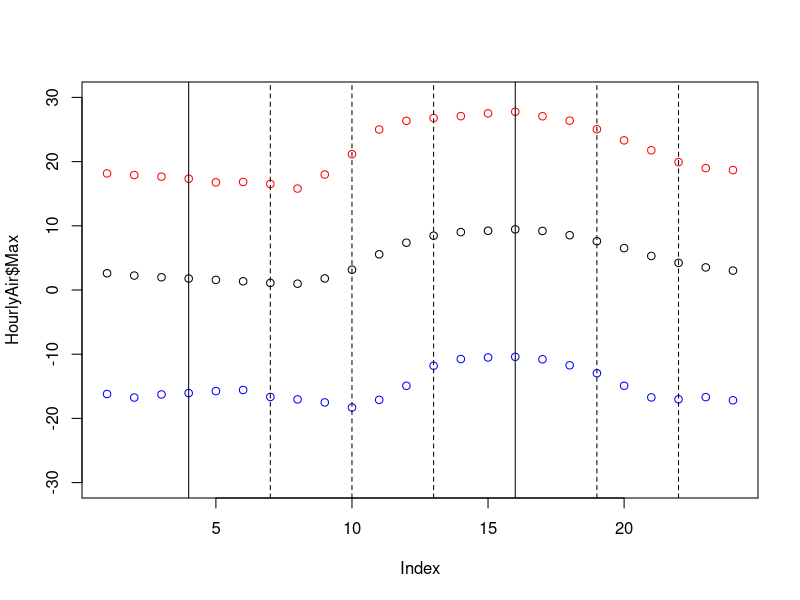
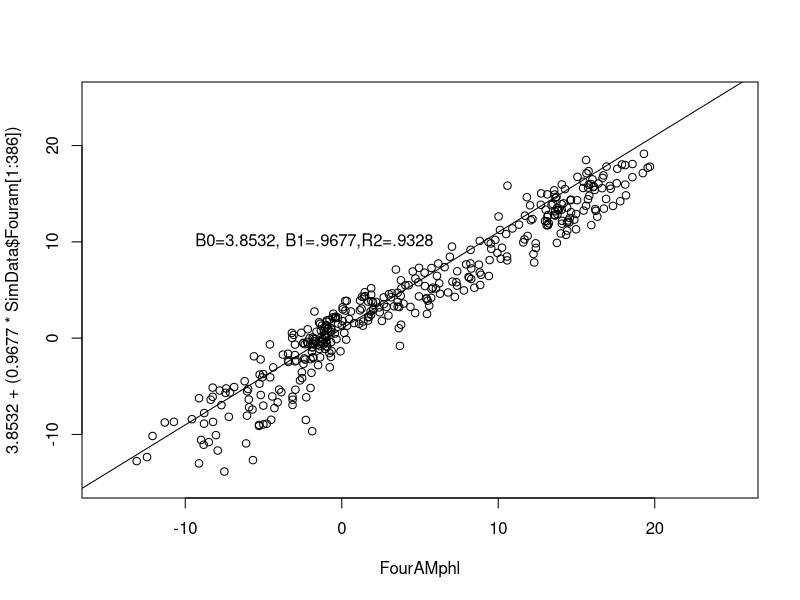
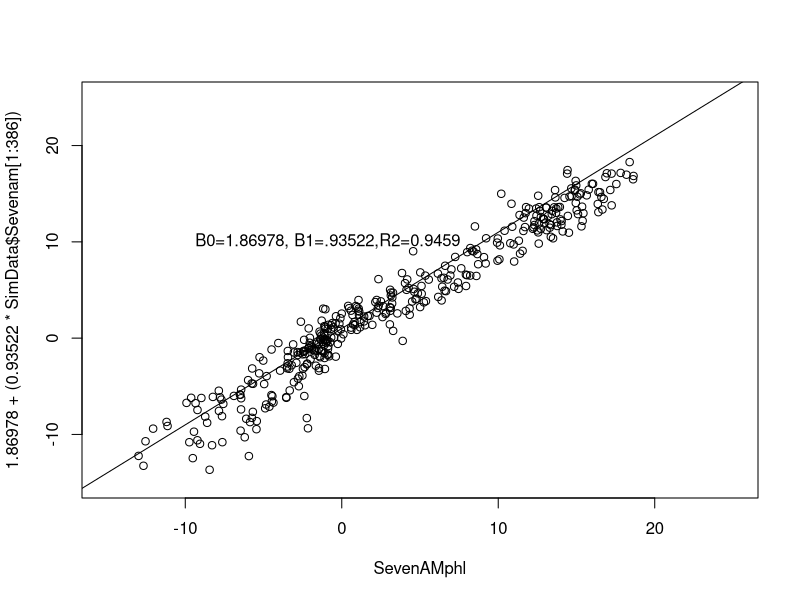
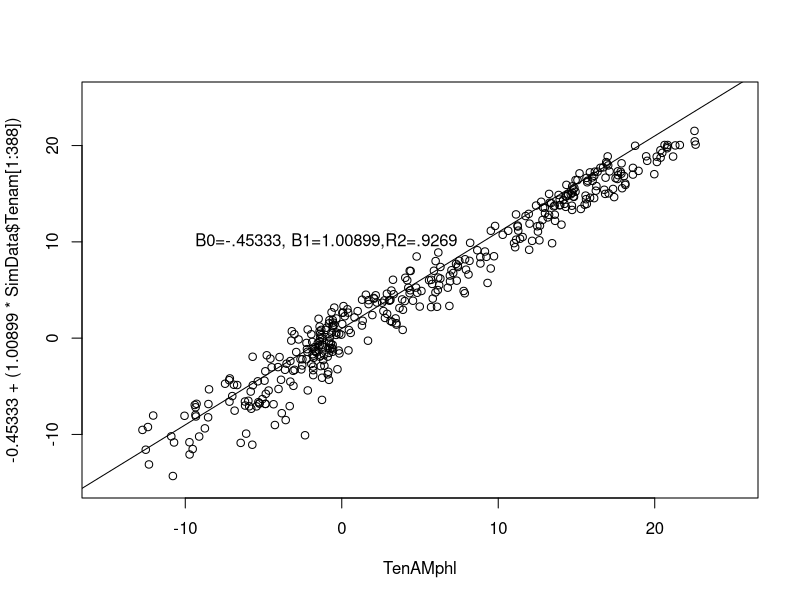
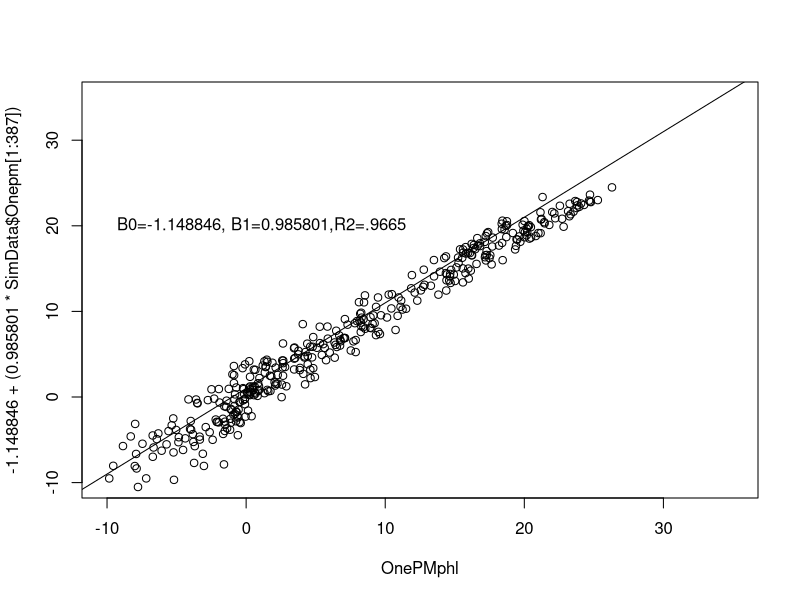
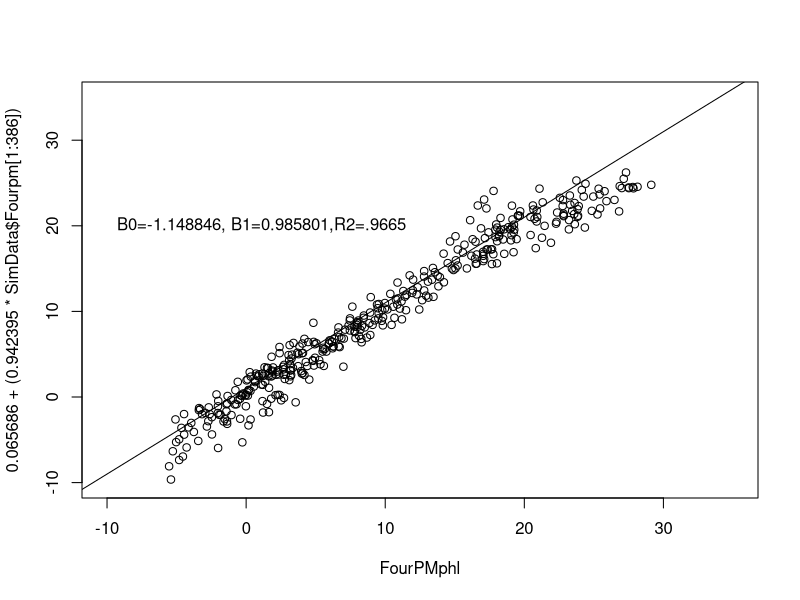
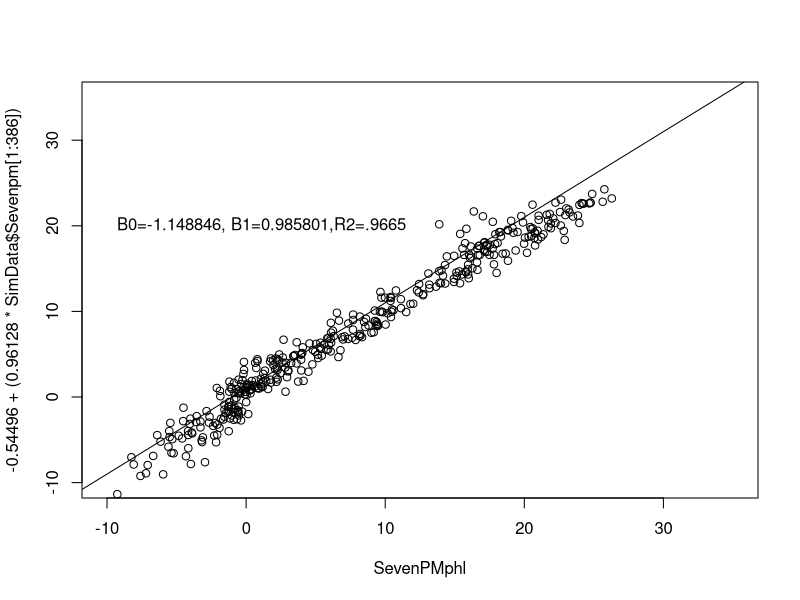
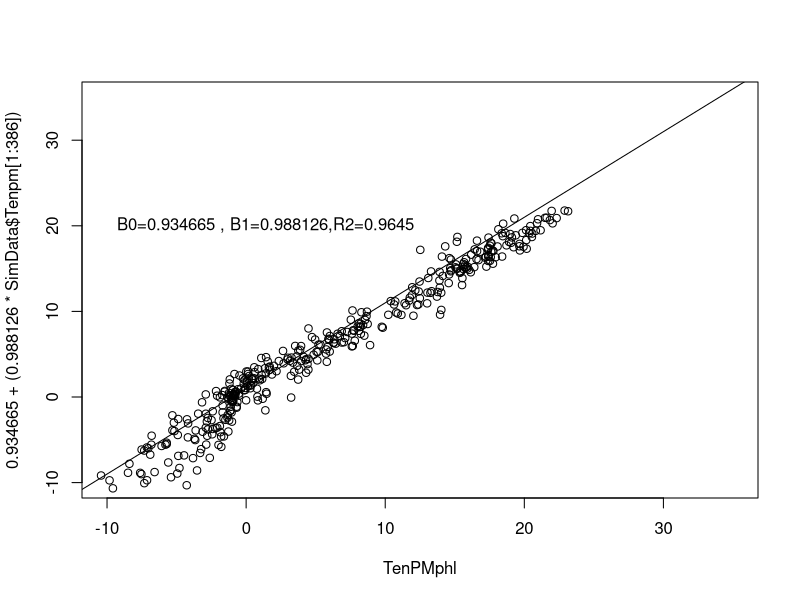

Source code (R) for these figures, in order:
library(dplyr)
setwd("C:/Users/zacha/Desktop/NewPhleom/")

PonderosaData<-read.csv("ponderosapinephloem.csv")

PonderosaTrunc<-data.frame(Tree1=(PonderosaData$T1N+PonderosaData$T1S)/2,
                           Tree2=(PonderosaData$T2N+PonderosaData$T2S)/2,
                           Tree3=(PonderosaData$T3N+PonderosaData$T3S)/2,
                           Tree4=(PonderosaData$T4N+PonderosaData$T4S)/2,
                           AirTemp=PonderosaData$Air)
                           
#plot(PonderosaTrunc$AirTemp)
#points(PonderosaTrunc$Tree2,col="red")

PonderosaTrunc$meanT<-(PonderosaTrunc$Tree1+PonderosaTrunc$Tree2+PonderosaTrunc$Tree3+PonderosaTrunc$Tree4)/4
#plot(PonderosaTrunc$AirTemp,col="blue")
#points(PonderosaTrunc$meanT,col="red")
PonderosaTrunc$Day<-PonderosaData$JD
PonderosaTrunc$Year<-PonderosaData$Year
PonderosaTrunc$Hour<-PonderosaData$Time
###Missing Data
PonderosaTrunc<-PonderosaTrunc[c(-8073),]
PonderosaTrunc$Day[PonderosaTrunc$Year=="1995"]<-PonderosaTrunc$Day[PonderosaTrunc$Year=="1995"]+365


PonderosaTrunc$Date<-as.Date(PonderosaTrunc$Day-1,origin = "1994-01-01")

DayAir<-PonderosaTrunc %>%
  group_by(Date=Date) %>%
  summarise(Max=max(AirTemp),Min=min(AirTemp))

HourlyAir<-PonderosaTrunc %>%
  group_by(Date=Hour) %>%
  summarise(Max=max(AirTemp),Min=min(AirTemp),Mean=mean(AirTemp))

plot(HourlyAir$Max,col="red",ylim=c(-30,30))
points(HourlyAir$Min,col="blue")
points(HourlyAir$Mean)
abline(v=4)
abline(v=7,lty=2)
abline(v=10,lty=2)
abline(v=13,lty=2)
abline(v=16)
abline(v=19,lty=2)
abline(v=22,lty=2)

Tmax<-DayAir$Max
Tmin<-DayAir$Min
vector<-NULL
for(i in 1:length(Tmax)-1){
  Min<-Tmin[i]
  Max<-Tmax[i]
  Min2<-Tmin[i+1]
  Mean=(Max+Min)/2
  Mean2=(Max+Min2)/2
  Dif=(Max-Min)
  Dif2=(Max-Min2)
  Fouram<-Min
  Sevenam<-Mean+(.5*Dif*sin(-pi/4))
  Tenam<-Mean+(.5*Dif*sin(0))
  Onepm<-Mean+(.5*Dif*sin(pi/4))
  Fourpm<-Mean+(.5*Dif*sin(pi/2))
  Sevenpm<-Mean2+(.5*Dif2*sin(pi/4))
  Tenpm<-Mean2+(.5*Dif2*sin(0))
  OneAm<-Mean2+(.5*Dif2*sin(-pi/4))
  
  
  if(i==1){vector<-cbind(Fouram,Sevenam,Tenam,Onepm,Fourpm,Sevenpm,Tenpm,OneAm)}
  else{vector<-rbind(vector,cbind(Fouram,Sevenam,Tenam,Onepm,Fourpm,Sevenpm,Tenpm,OneAm))}
}
SimData<-as.data.frame(vector)


#### Four Am

FourAMphl<-PonderosaTrunc$meanT[PonderosaTrunc$Hour=="400"]
lm1<-lm(FourAMphl~SimData$Fouram[1:386])
plot(FourAMphl,3.8532+(.9677*SimData$Fouram[1:386]),xlim=c(-15,25),ylim=c(-15,25))
abline(1,1)
summary(lm1)
text(-10, 10, "B0=3.8532, B1=.9677,R2=.9328", pos = 4)

###2
SevenAMphl<-PonderosaTrunc$meanT[PonderosaTrunc$Hour=="700"]
lm2<-lm(SevenAMphl~SimData$Sevenam[1:386])
plot(SevenAMphl,1.86978+(.93522*SimData$Sevenam[1:386]),xlim=c(-15,25),ylim=c(-15,25))
abline(1,1)
summary(lm2)
text(-10, 10, "B0=1.86978, B1=.93522,R2=0.9459", pos = 4)


###3
TenAMphl<-PonderosaTrunc$meanT[PonderosaTrunc$Hour=="1000"]
lm3<-lm(TenAMphl~SimData$Tenam[1:388])
summary(lm3)

plot(TenAMphl,-.45333+(1.00899*SimData$Tenam[1:388]),xlim=c(-15,25),ylim=c(-15,25))
abline(1,1)
text(-10, 10, "B0=-.45333, B1=1.00899,R2=.9269", pos = 4)



### One PM (4)

OnePMphl<-PonderosaTrunc$meanT[PonderosaTrunc$Hour=="1300"]
lm4<-lm(OnePMphl~SimData$Onepm[1:387])
summary(lm4)

plot(OnePMphl,-1.148846 +(0.985801*SimData$Onepm[1:387]),xlim=c(-10,35),ylim=c(-10,35))
abline(1,1)
text(-10, 20, "B0=-1.148846, B1=0.985801,R2=.9665", pos = 4)


### Four Pm (5)
FourPMphl<-PonderosaTrunc$meanT[PonderosaTrunc$Hour=="1600"]
lm5<-lm(FourPMphl~SimData$Fourpm[1:386])
summary(lm5)

plot(FourPMphl,0.065686 +(0.942395*SimData$Fourpm[1:386]),xlim=c(-10,35),ylim=c(-10,35))
abline(1,1)
text(-10, 20, "B0=-1.148846, B1=0.985801,R2=.9665", pos = 4)

### Seven Pm (6)
SevenPMphl<-PonderosaTrunc$meanT[PonderosaTrunc$Hour=="1900"]
lm6<-lm(SevenPMphl~SimData$Sevenpm[1:386])
summary(lm6)


plot(SevenPMphl,-0.54496 +(0.96128*SimData$Sevenpm[1:386]),xlim=c(-10,35),ylim=c(-10,35))
abline(1,1)
text(-10, 20, "B0=-1.148846, B1=0.985801,R2=.9665", pos = 4)

#### Ten Pm
TenPMphl<-PonderosaTrunc$meanT[PonderosaTrunc$Hour=="2200"]
lm7<-lm(TenPMphl~SimData$Tenpm[1:386])
summary(lm7)

plot(TenPMphl,0.934665 +(0.988126*SimData$Tenpm[1:386]),xlim=c(-10,35),ylim=c(-10,35))
abline(1,1)
text(-10, 20, "B0=0.934665 , B1=0.988126,R2=0.9645", pos = 4)

#### One Am (8)
par(pty="s")
OneAMphl<-PonderosaTrunc$meanT[PonderosaTrunc$Hour=="100"]
lm8<-lm(OneAMphl~SimData$OneAm[1:386])
summary(lm8)

plot(OneAMphl,3.18995 +(1.005804*SimData$OneAm[1:386]),xlim=c(-10,35),ylim=c(-10,35))
abline(1,1)
text(-10, 20, "B0=0.934665 , B1=0.988126,R2=0.9645", pos = 4)



####Comparing the whole thing 

Tmax<-DayAir$Max
Tmin<-DayAir$Min
Fittedvector<-NULL
for(i in 1:length(Tmax)-1){
  Min<-Tmin[i]
  Max<-Tmax[i]
  Min2<-Tmin[i+1]
  Mean=(Max+Min)/2
  Mean2=(Max+Min2)/2
  Dif=(Max-Min)
  Dif2=(Max-Min2)
  Fouram<-as.numeric(lm1$coefficients[1]+lm1$coefficients[2]*(Min))
  Sevenam<-as.numeric(lm2$coefficients[1]+lm2$coefficients[2]*(Mean+(.5*Dif*sin(-pi/4))))
  Tenam<-as.numeric(lm3$coefficients[1]+lm3$coefficients[2]*(Mean+(.5*Dif*sin(0))))
  Onepm<-as.numeric(lm4$coefficients[1]+lm4$coefficients[2]*(Mean+(.5*Dif*sin(pi/4))))
  Fourpm<-as.numeric(lm5$coefficients[1]+lm5$coefficients[2]*(Mean+(.5*Dif*sin(pi/2))))
  Sevenpm<-as.numeric(lm6$coefficients[1]+lm6$coefficients[2]*(Mean2+(.5*Dif2*sin(pi/4))))
  Tenpm<-as.numeric(lm7$coefficients[1]+lm7$coefficients[2]*(Mean2+(.5*Dif2*sin(0))))
  OneAm<-as.numeric(lm8$coefficients[1]+lm8$coefficients[2]*(Mean2+(.5*Dif2*sin(-pi/4))))
  
  
  if(i==1){Fittedvector<-c(Fouram,Sevenam,Tenam,Onepm,Fourpm,Sevenpm,Tenpm,OneAm)}
  else{Fittedvector<-c(Fittedvector,c(Fouram,Sevenam,Tenam,Onepm,Fourpm,Sevenpm,Tenpm,OneAm))}
}

plot(Fittedvector,ylim=c(0,30))
plot(PonderosaTrunc$meanT,ylim=c(0,30))
#Obs<-c(FourAMphl,SevenAMphl,TenAMphl,OnePMphl,FourPMphl,SevenPMphl,TenPMphl,OneAMphl)
for(i in 1:length(FourAMphl)){

if(i==1){Obs<-c(FourAMphl[i],SevenAMphl[i],TenAMphl[i],OnePMphl[i],
                FourPMphl[i],SevenPMphl[i],TenPMphl[i],OneAMphl[i])  }
else{Obs<-c(Obs,c(FourAMphl[i],SevenAMphl[i],TenAMphl[i],OnePMphl[i],
                             FourPMphl[i],SevenPMphl[i],TenPMphl[i],OneAMphl[i]))}
}


Fit<-Fittedvector[1:3088]
plot(Obs,Fit)
abline(1,1)
Test<-lm(Obs~Fit)
summary(Test)
library(grDevices)
plot(Obs,col=adjustcolor("red",alpha.f = .5))
points(Fit,col=adjustcolor("grey",alpha.f = .5))

RepeatedFit<-rep(Fit,each=3)
MeanPheolm<-PonderosaTrunc$meanT[1:9264]
plot(RepeatedFit,MeanPheolm)
abline(1,1)

Tree1<-PonderosaTrunc$Tree1[1:9264]
plot(RepeatedFit,Tree1)
abline(1,1)

Tree2<-PonderosaTrunc$Tree2[1:9264]
plot(RepeatedFit,Tree2)
abline(1,1)

Tree3<-PonderosaTrunc$Tree3[1:9264]
plot(RepeatedFit,Tree3)
abline(1,1)

Tree4<-PonderosaTrunc$Tree4[1:9264]
plot(RepeatedFit,Tree4)
abline(1,1)

dev.off()
plot(MeanPheolm)
points(RepeatedFit,col="red")
